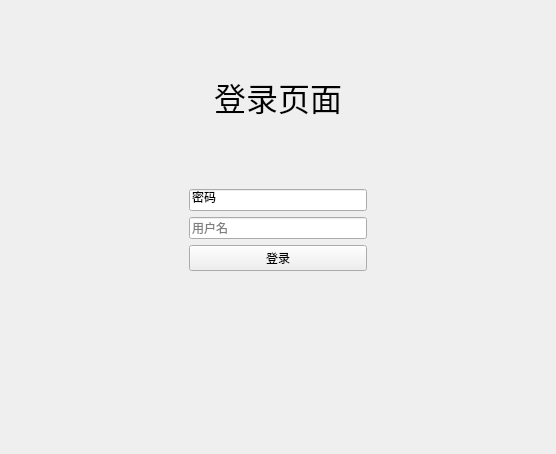
<?xml version="1.0" encoding="UTF-8"?>
<ui version="4.0">
 <class>frm_login</class>
 <widget class="QWidget" name="frm_login">
  <property name="geometry">
   <rect>
    <x>0</x>
    <y>0</y>
    <width>556</width>
    <height>454</height>
   </rect>
  </property>
  <property name="windowTitle">
   <string>登录</string>
  </property>
  <layout class="QVBoxLayout" name="verticalLayout" stretch="1,1,1">
   <item>
    <layout class="QVBoxLayout" name="verticalLayout_2">
     <item>
      <spacer name="verticalSpacer_3">
       <property name="orientation">
        <enum>Qt::Vertical</enum>
       </property>
       <property name="sizeHint" stdset="0">
        <size>
         <width>20</width>
         <height>40</height>
        </size>
       </property>
      </spacer>
     </item>
     <item>
      <layout class="QHBoxLayout" name="horizontalLayout_2">
       <item>
        <spacer name="horizontalSpacer_2">
         <property name="orientation">
          <enum>Qt::Horizontal</enum>
         </property>
         <property name="sizeHint" stdset="0">
          <size>
           <width>40</width>
           <height>20</height>
          </size>
         </property>
        </spacer>
       </item>
       <item>
        <widget class="QLabel" name="label">
         <property name="font">
          <font>
           <family>Yu Gothic UI Semilight</family>
           <pointsize>24</pointsize>
          </font>
         </property>
         <property name="text">
          <string>登录页面</string>
         </property>
        </widget>
       </item>
       <item>
        <spacer name="horizontalSpacer">
         <property name="orientation">
          <enum>Qt::Horizontal</enum>
         </property>
         <property name="sizeHint" stdset="0">
          <size>
           <width>40</width>
           <height>20</height>
          </size>
         </property>
        </spacer>
       </item>
      </layout>
     </item>
     <item>
      <spacer name="verticalSpacer">
       <property name="orientation">
        <enum>Qt::Vertical</enum>
       </property>
       <property name="sizeHint" stdset="0">
        <size>
         <width>20</width>
         <height>40</height>
        </size>
       </property>
      </spacer>
     </item>
    </layout>
   </item>
   <item>
    <layout class="QHBoxLayout" name="horizontalLayout_4">
     <item>
      <spacer name="horizontalSpacer_4">
       <property name="orientation">
        <enum>Qt::Horizontal</enum>
       </property>
       <property name="sizeHint" stdset="0">
        <size>
         <width>40</width>
         <height>20</height>
        </size>
       </property>
      </spacer>
     </item>
     <item>
      <layout class="QVBoxLayout" name="verticalLayout_3" stretch="1,1,1">
       <item>
        <widget class="QLineEdit" name="edt_password">
         <property name="text">
          <string>密码</string>
         </property>
        </widget>
       </item>
       <item>
        <widget class="QLineEdit" name="edt_username">
         <property name="placeholderText">
          <string>用户名</string>
         </property>
        </widget>
       </item>
       <item>
        <widget class="QPushButton" name="btn_login">
         <property name="text">
          <string>登录</string>
         </property>
        </widget>
       </item>
      </layout>
     </item>
     <item>
      <spacer name="horizontalSpacer_3">
       <property name="orientation">
        <enum>Qt::Horizontal</enum>
       </property>
       <property name="sizeHint" stdset="0">
        <size>
         <width>40</width>
         <height>20</height>
        </size>
       </property>
      </spacer>
     </item>
    </layout>
   </item>
   <item>
    <spacer name="verticalSpacer_2">
     <property name="orientation">
      <enum>Qt::Vertical</enum>
     </property>
     <property name="sizeHint" stdset="0">
      <size>
       <width>20</width>
       <height>40</height>
      </size>
     </property>
    </spacer>
   </item>
  </layout>
 </widget>
 <resources/>
 <connections/>
</ui>
